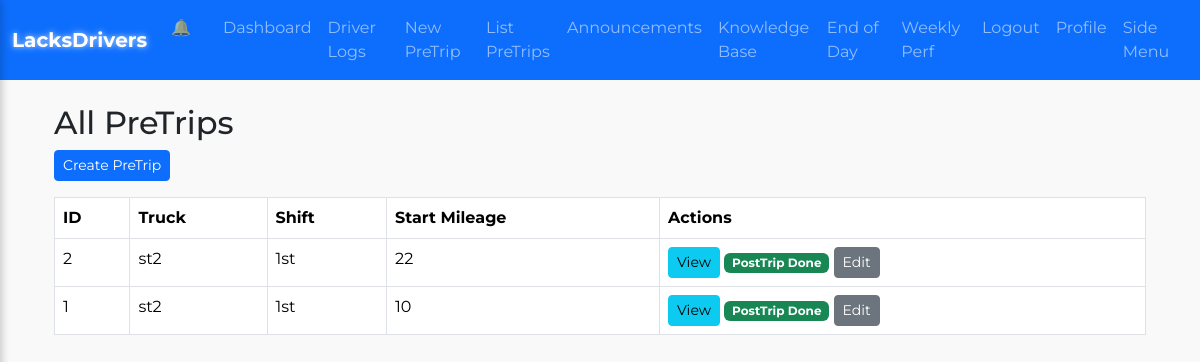
The app's page /list_pretrips (signed in) with its own data.
### lacksdrivers.py (models this page shows)
class PreTrip(db.Model):
    __tablename__ = "pretrip"
    id = db.Column(db.Integer, primary_key=True)
    user_id = db.Column(db.Integer, db.ForeignKey("user.id"))
    pretrip_date = db.Column(db.Date, default=date.today)
    shift = db.Column(db.String(10), default="1st")
    truck_type = db.Column(db.String(20), default="Semi")
    truck_name = db.Column(db.String(50))
    start_mileage = db.Column(db.Integer, nullable=True)
    cab_doors_windows = db.Column(db.Boolean, default=False)
    body_doors = db.Column(db.Boolean, default=False)
    oil_leak = db.Column(db.Boolean, default=False)
    grease_leak = db.Column(db.Boolean, default=False)
    coolant_leak = db.Column(db.Boolean, default=False)
    fuel_leak = db.Column(db.Boolean, default=False)
    lights_working = db.Column(db.Boolean, default=False)
    tires_ok = db.Column(db.Boolean, default=False)
    damage_report = db.Column(db.Text, nullable=True)
    oil_system_status = db.Column(Enum(*ITEM_STATUSES, name="oil_system_enum"), default="operational")
    tires_status = db.Column(Enum(*ITEM_STATUSES, name="tires_enum"), default="operational")
    created_at = db.Column(db.DateTime, default=datetime.utcnow)
    updated_at = db.Column(db.DateTime, onupdate=datetime.utcnow)
    posttrip = db.relationship("PostTrip", uselist=False, backref="pretrip")

### lacksdrivers.py (the view)
@app.route("/list_pretrips")
@login_required
def list_pretrips():
    if current_user.role == "management":
        pretrips = PreTrip.query.order_by(PreTrip.created_at.desc()).all()
    else:
        pretrips = PreTrip.query.filter_by(user_id=current_user.id)\
                   .order_by(PreTrip.created_at.desc()).all()
    return render_template("list_pretrips.html", pretrips=pretrips)

### lacksdrivers.py (called while the page is built)
@login_manager.user_loader
def load_user(user_id):
    return User.query.get(int(user_id))

### templates/list_pretrips.html
{% extends "base.html" %}
{% block content %}
<div class="container">
  <h2 class="mt-3">All PreTrips</h2>
  <a href="{{ url_for('new_pretrip') }}" class="btn btn-sm btn-primary mb-3">
    Create PreTrip
  </a>
  {% if pretrips %}
    <table class="table table-bordered">
      <thead>
        <tr>
          <th>ID</th>
          <th>Truck</th>
          <th>Shift</th>
          <th>Start Mileage</th>
          <th>Actions</th>
        </tr>
      </thead>
      <tbody>
        {% for pt in pretrips %}
        <tr>
          <td>{{ pt.id }}</td>
          <td>{{ pt.truck_name }}</td>
          <td>{{ pt.shift }}</td>
          <td>{{ pt.start_mileage or "N/A" }}</td>
          <td>
            <a href="{{ url_for('view_pretrip', pretrip_id=pt.id) }}" class="btn btn-sm btn-info">View</a>
            {% if pt.posttrip %}
              <span class="badge bg-success">PostTrip Done</span>
            {% else %}
              <a href="{{ url_for('do_posttrip', pretrip_id=pt.id) }}" class="btn btn-sm btn-warning">
                Complete PostTrip
              </a>
            {% endif %}
            {% if current_user.role == 'management' or pt.user_id == current_user.id %}
              <a href="{{ url_for('edit_pretrip_entry', pretrip_id=pt.id) }}" class="btn btn-sm btn-secondary">
                Edit
              </a>
            {% endif %}
          </td>
        </tr>
        {% endfor %}
      </tbody>
    </table>
  {% else %}
    <p>No PreTrip records.</p>
  {% endif %}
</div>
{% endblock %}

### templates/base.html (style rules this page uses)
body { font-family: 'Montserrat', sans-serif; background-color: #f9f9f9; }

### records on screen
PreTrip: id "2", truck_name "st2", shift "1st", start_mileage "22"
PreTrip: id "1", truck_name "st2", shift "1st", start_mileage "10"
